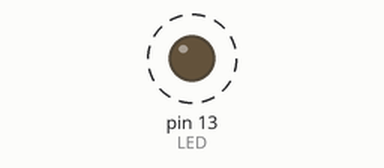
The sketch below on a simulated Arduino Uno, built with avr-gcc and run on an emulated ATmega328P. Shown: output pins drawn as LEDs (lit = HIGH). Dashed ring = blinking.

Above: at 0.2 s.
Timing chart, 0 to 3.0 s (numbered marks = the images above):
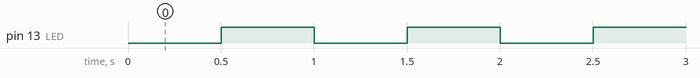

Measured:
- by itself, pin 13 (LED): alternates HIGH for 0.50 s and LOW for 0.50 s

The sketch:

BlinkBasic.ino
```cpp
const unsigned int sleepTime = 500;
const unsigned int LED = 13;
bool state = LOW;

void setup()
{
  pinMode(LED, OUTPUT);
  digitalWrite(LED, state);
}

void loop()
{
  delay(sleepTime);
  state = !state;
  digitalWrite(LED, state);
}
```
